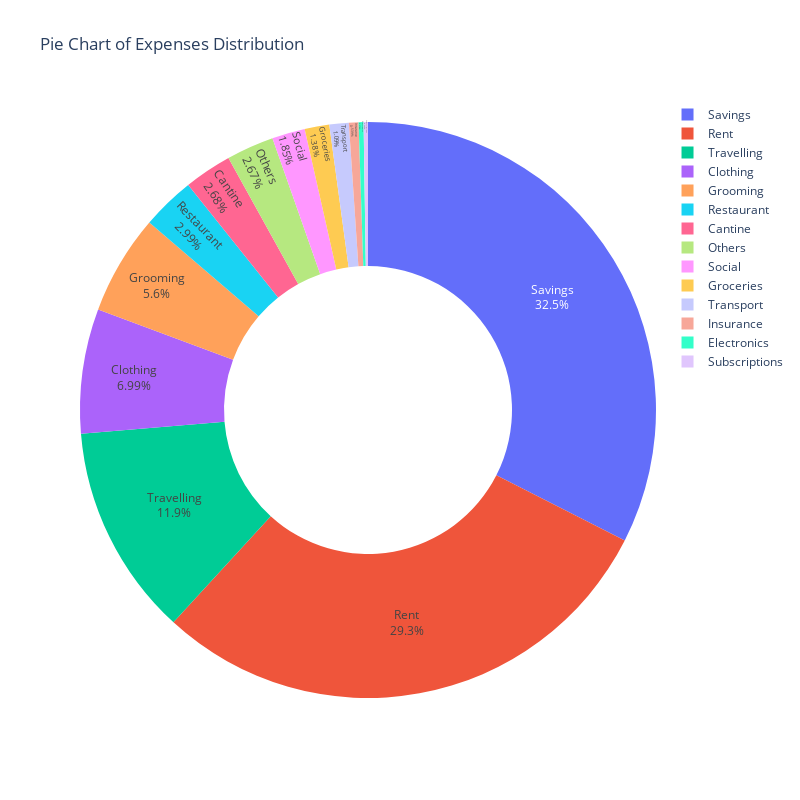

The cell this chart's notebook holds for it:
### Code cell
graphs.pie_chart(df).show()

### Figure 1 — Plotly figure (JSON) as saved in the notebook; plotly's stock layout.template omitted (floating-point values rounded to 4 significant figures)
{"data": [{"direction": "clockwise", "hole": 0.5, "labels": ["Savings", "Rent", "Travelling", "Clothing", "Grooming", "Restaurant", "Cantine", "Others", "Social", "Groceries", "Transport", "Insurance", "Electronics", "Subscriptions"], "textinfo": "percent+label", "textposition": "inside", "type": "pie", "values": [1500.0, 1354.0, 548.8, 322.6, 258.7, 138.1, 123.8, 123.2, 85.59, 63.79, 50.2, 24.9, 12.84, 11.25]}], "layout": {"height": 800, "showlegend": true, "title": {"text": "Pie Chart of Expenses Distribution"}, "width": 800}}
